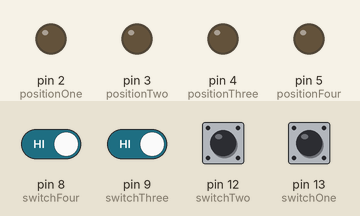
This sketch was run on a simulated Arduino Uno, built with avr-gcc and run on an emulated ATmega328P. On the bench: output pins drawn as LEDs (lit = HIGH). The test bench sets the inputs (shaded band); at power-on: pin 8 (switchFour), pin 9 (switchThree), pin 12 (switchTwo), pin 13 (switchOne) HIGH.

Above: at 1.2 s.
1.3 s: pin 8 (switchFour) driven LOW and pin 9 (switchThree) driven LOW
At 2.1 s:
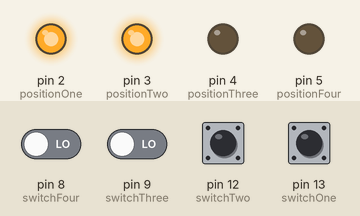
2.8 s: pin 12 (switchTwo) pulled LOW for 0.15 s
At 2.87 s:
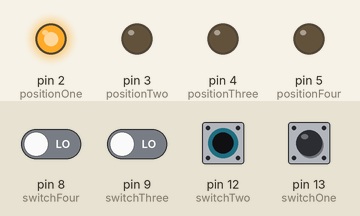
4.4 s: pin 13 (switchOne) pulled LOW for 0.15 s
At 4.47 s:
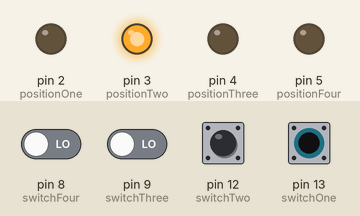
Timing chart, 0 to 7.4 s (numbered marks = the images above; inputs shaded):
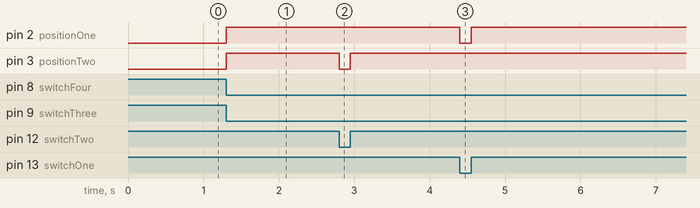

Measured:
- after the input at 1.3 s, pin 2 (positionOne), pin 3 (positionTwo): LOW → HIGH at once
- after the input at 2.8 s, pin 3 (positionTwo): HIGH → LOW at once, → HIGH 0.15 s later
- after the input at 4.4 s, pin 2 (positionOne): HIGH → LOW at once, → HIGH 0.15 s later

The sketch:

4_bit_binary_counter.ino
```cpp
int positionOne = 2;
int positionTwo = 3;
int positionThree = 4;
int positionFour = 5;

int switchOne = 13;
int switchTwo = 12;
int switchThree = 9;
int switchFour = 8;

int one;
int two;
int three;
int four;

void setup()
{
  pinMode(positionOne, OUTPUT);
  pinMode(positionTwo, OUTPUT);
  pinMode(positionThree, OUTPUT);
  pinMode(positionFour, OUTPUT);

  pinMode(switchOne, INPUT);
  pinMode(switchTwo, INPUT);
  pinMode(switchThree, INPUT);
  pinMode(switchFour, INPUT);
}

void loop()
{
  one = digitalRead(switchOne);
  two = digitalRead(switchTwo);
  three = digitalRead(switchThree);
  four = digitalRead(switchFour);

  if((one == false && two == false) && (three == false && four == false))
  {
    digitalWrite(positionOne, LOW);
    digitalWrite(positionTwo, LOW);
    digitalWrite(positionThree, LOW);
    digitalWrite(positionFour, LOW);
  }

  else if((one == true && two == false) && (three == false && four == false))
  {
    digitalWrite(positionOne, HIGH);
    digitalWrite(positionTwo, LOW);
    digitalWrite(positionThree, LOW);
    digitalWrite(positionFour, LOW);
  }
  else if(one == false && two == true && three == false && four == false)
  {
    digitalWrite(positionOne, LOW);
    digitalWrite(positionTwo, HIGH);
    digitalWrite(positionThree, LOW);
    digitalWrite(positionFour, LOW);
  }
  else if(one == true && two == true && three == false && four == false)
  {
    digitalWrite(positionOne, HIGH);
    digitalWrite(positionTwo, HIGH);
    digitalWrite(positionThree, LOW);
    digitalWrite(positionFour, LOW);
  }
}
```
